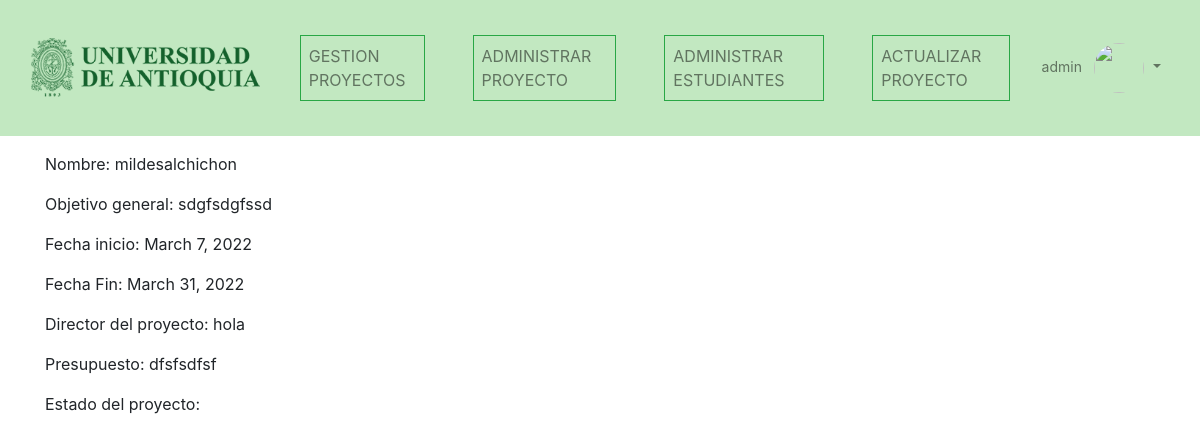
The page /manage_project/admin_project/1 (signed in) on the database its author committed.
### gestion/models.py (models this page shows, shortened)
class Proyecto(models.Model):
    estados = (('F','Finalizado'),('P','En ejecucion'))
    nombre = models.CharField(max_length=100)
    objetivo_general = models.CharField(max_length=100)
    fecha_inicio = models.DateField()
    fecha_fin = models.DateField()
    director = models.CharField(max_length=100)
    presupuesto = models.CharField(max_length=100)
    porcentaje_avance = models.IntegerField()
    estado = models.CharField(max_length=1, choices=estados)
    class meta:
        db_table= 'proyecto'
        verbose_name= 'Proyecto'
        verbose_name_plural='Proyectos'
        ordering=['id']

### gestion/views.py (the view)
# urls.py: path('manage_project/admin_project/<int:project_id>', admin_project, name="admin_project"),
def admin_project(request,project_id):
    project = Proyecto.objects.get(id =project_id)
    targets = Objetivos_especificos.objects.filter(proyecto = project_id)
    return render(request, "admin_project.html", {"project":project, "targets":targets})

### Templates/admin_project.html (shortened to what this page needs)
{% extends 'index.html' %}
{%block navlink%}
<li class="nav-item px-lg-4">
    <a class="nav-link text-uppercase border border-success" href="">Administrar proyecto</a>
</li>
<li class="nav-item px-lg-4">
    <a class="nav-link text-uppercase border border-success" href="{% url 'manage_students'%}">Administrar estudiantes</a>
</li>
<li class="nav-item px-lg-4">
    <a class="nav-link text-uppercase border border-success" href="">Actualizar proyecto</a>
</li>
{%endblock%}
{% block content %}
<p>Nombre: {{ project.nombre }}</p>
<p>Objetivo general: {{ project.objetivo_general}}</p>
<p>Fecha inicio: {{ project.fecha_inicio}}</p>
<p>Fecha Fin: {{ project.fecha_fin }}</p>
<p>Director del proyecto: {{ project.director }}</p>
<p>Presupuesto: {{project.presupuesto}}</p>
<p>Estado del proyecto: {{ project.Estado }}</p>
{% endblock %}

### Templates/index.html (shortened to what this page needs)
<!DOCTYPE html>
<html>
<head>
    {% load bootstrap4 %}
    {% bootstrap_css %}
    {%load static%}
</head>
<body>
    <nav class="navbar navbar-expand-lg navbar-light"  style="background-color: #C2E8C1;">
        <div class="container-fluid">
            <div class="navbar-header">
                <a class="navbar-brand" href="{% url 'gestion_proyecto' %}">
                    <img class="img-responsive" src="{% static 'img/logo-udea.png'%}" alt="" height="110">
                </a>
            </div>
            <div class="collapse navbar-collapse" id="navbarSupportedContent">
                <ul class="navbar-nav mx-auto ">
                    {% if user.is_authenticated %}
                    <li class="nav-item px-lg-4">
                        <a class="nav-link text-uppercase border border-success" href="{% url 'gestion_proyecto' %}">Gestion proyectos</a>
                    </li>
                    {% block navlink %}{% endblock %}
                    {% endif %}
                </ul>
                <ul class="nav navbar-nav ml-auto ">
                    {% if user.is_authenticated %}
                        <li class="nav-item dropdown no-arrow">
                            <a class="nav-link dropdown-toggle" href="#" id="userDropdown" role="button"
                                data-toggle="dropdown" aria-haspopup="true" aria-expanded="false">
                                <span class="mr-2 d-none d-lg-inline text-gray-600 small">{{ user.username }}</span>
                                <img class="img-profile rounded-circle"
                                    src="https://s3.eu-central-1.amazonaws.com/bootstrapbaymisc/blog/24_days_bootstrap/fox.jpg"  width="50" height="50" class="rounded-circle">
                            </a>
                        </li>
                    {% endif %}
                </ul>
            </div>
        </div>
    </nav>
    <div class="container mt-3">
        {% block content %}{% endblock %}
    </div>
</body>
</html>

### rows shown on the page
Proyecto: nombre "mildesalchichon", objetivo_general "sdgfsdgfssd", fecha_inicio "March 7, 2022", fecha_fin "March 31, 2022", director "hola", presupuesto "dfsfsdfsf"

### other values the page prints
{{ user.username }} "admin"
